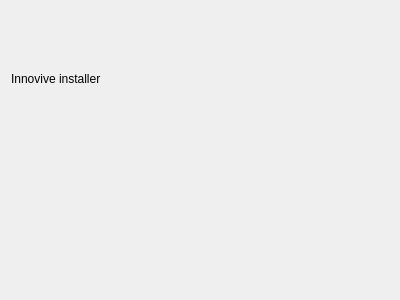
<?xml version="1.0" encoding="UTF-8"?>
<ui version="4.0">
 <class>Page</class>
 <widget class="QWidget" name="Page">
  <property name="geometry">
   <rect>
    <x>0</x>
    <y>0</y>
    <width>400</width>
    <height>300</height>
   </rect>
  </property>
  <property name="windowTitle">
   <string>Dynamic page example showing our custom ui</string>
  </property>
  <layout class="QVBoxLayout" name="verticalLayout">
   <item>
    <widget class="QLabel" name="label">
     <property name="text">
      <string>Innovive installer </string>
     </property>
    </widget>
   </item>
   <item>
    <widget class="QLabel" name="m_pageLabel">
     <property name="alignment">
      <set>Qt::AlignCenter</set>
     </property>
    </widget>
   </item>
  </layout>
 </widget>
 <resources/>
 <connections/>
</ui>
